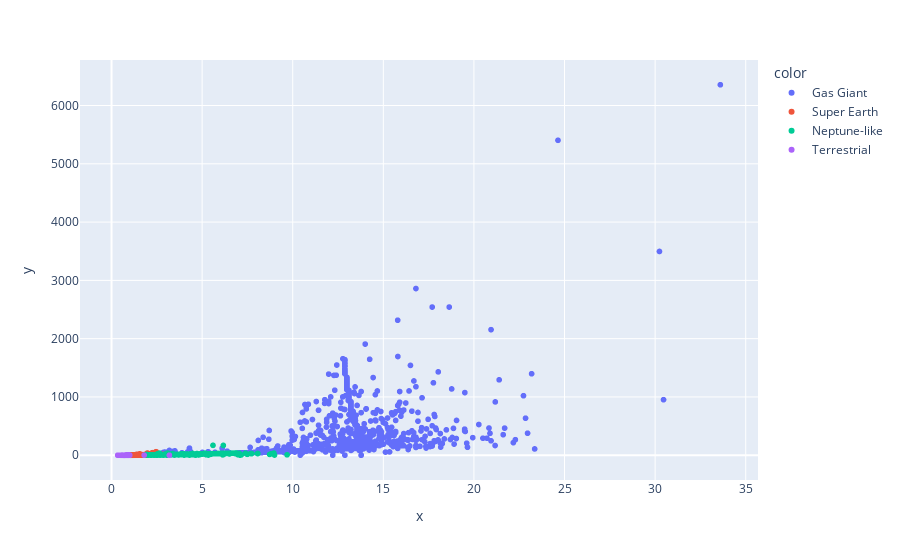

Write notebook code for a chart like this one.
### Code cell
planet_masses = []
planet_radiuses = []
planet_types = []
for planet_data in low_gravity_planets:
    planet_masses.append(planet_data[3])
    planet_radiuses.append(planet_data[7])
    planet_types.append(planet_data[6])

fig = px.scatter(x=planet_radiuses, y=planet_masses, color=planet_types)
fig.show()

### Figure 1 — Plotly figure (JSON) as saved in the notebook; plotly's stock layout.template omitted (floating-point values rounded to 4 significant figures; data arrays with more than 128 entries replaced by an {"elided": "..."} marker saying what was removed)
{"data": [{"hovertemplate": "color=Gas Giant<br>x=%{x}<br>y=%{y}<extra></extra>", "legendgroup": "Gas Giant", "marker": {"color": "#636efa", "symbol": "circle"}, "mode": "markers", "name": "Gas Giant", "showlegend": true, "type": "scattergl", "x": {"elided": "1060 float values"}, "xaxis": "x", "y": {"elided": "1060 mixed values"}, "yaxis": "y"}, {"hovertemplate": "color=Super Earth<br>x=%{x}<br>y=%{y}<extra></extra>", "legendgroup": "Super Earth", "marker": {"color": "#EF553B", "symbol": "circle"}, "mode": "markers", "name": "Super Earth", "showlegend": true, "type": "scattergl", "x": {"elided": "1293 mixed values"}, "xaxis": "x", "y": {"elided": "1293 mixed values"}, "yaxis": "y"}, {"hovertemplate": "color=Neptune-like<br>x=%{x}<br>y=%{y}<extra></extra>", "legendgroup": "Neptune-like", "marker": {"color": "#00cc96", "symbol": "circle"}, "mode": "markers", "name": "Neptune-like", "showlegend": true, "type": "scattergl", "x": {"elided": "1439 mixed values"}, "xaxis": "x", "y": {"elided": "1439 mixed values"}, "yaxis": "y"}, {"hovertemplate": "color=Terrestrial<br>x=%{x}<br>y=%{y}<extra></extra>", "legendgroup": "Terrestrial", "marker": {"color": "#ab63fa", "symbol": "circle"}, "mode": "markers", "name": "Terrestrial", "showlegend": true, "type": "scattergl", "x": {"elided": "159 mixed values"}, "xaxis": "x", "y": {"elided": "159 str values"}, "yaxis": "y"}], "layout": {"legend": {"title": {"text": "color"}, "tracegroupgap": 0}, "margin": {"t": 60}, "xaxis": {"anchor": "y", "domain": [0, 1], "title": {"text": "x"}}, "yaxis": {"anchor": "x", "domain": [0, 1], "title": {"text": "y"}}}}
